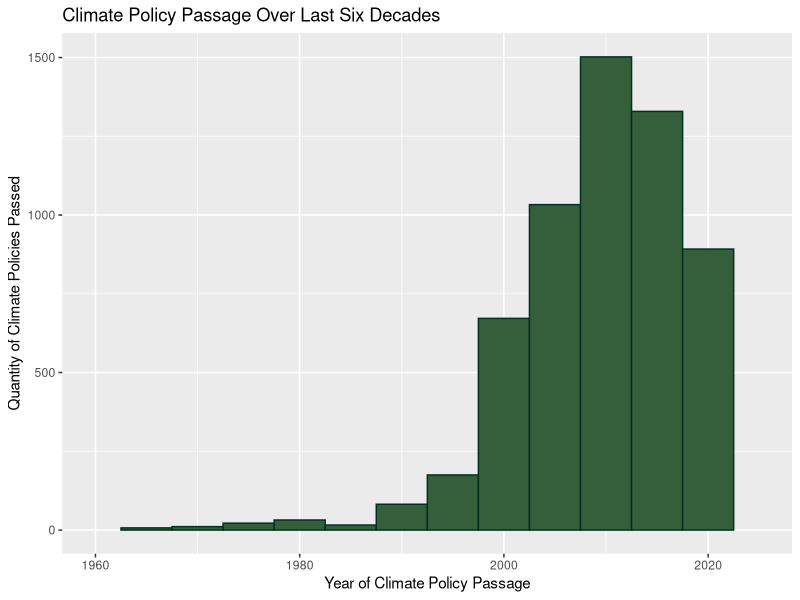
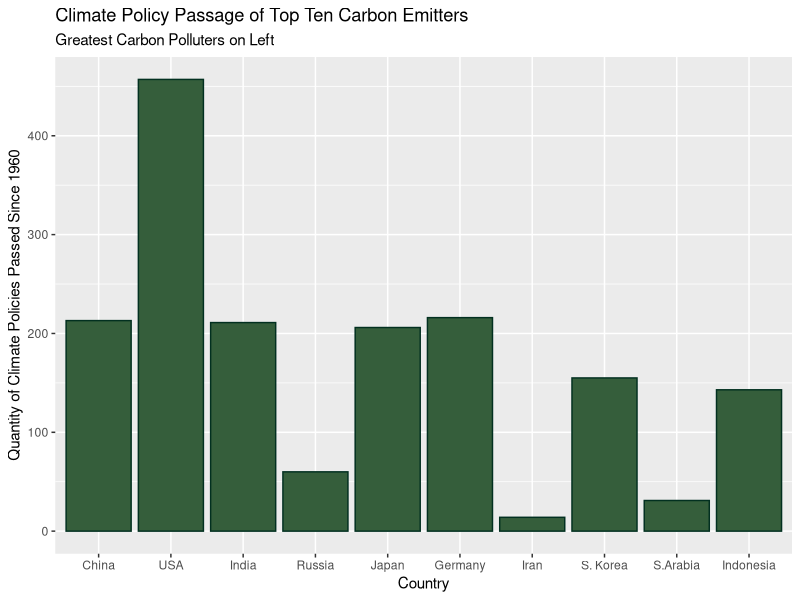
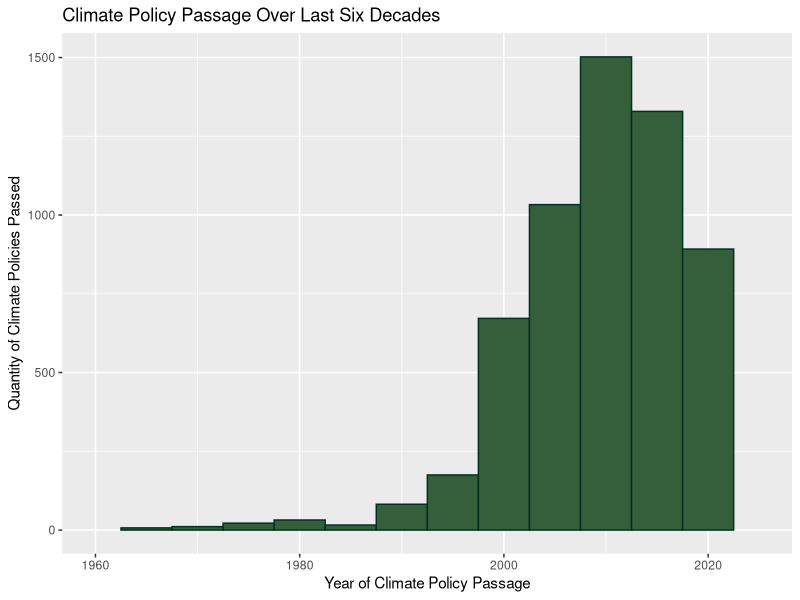
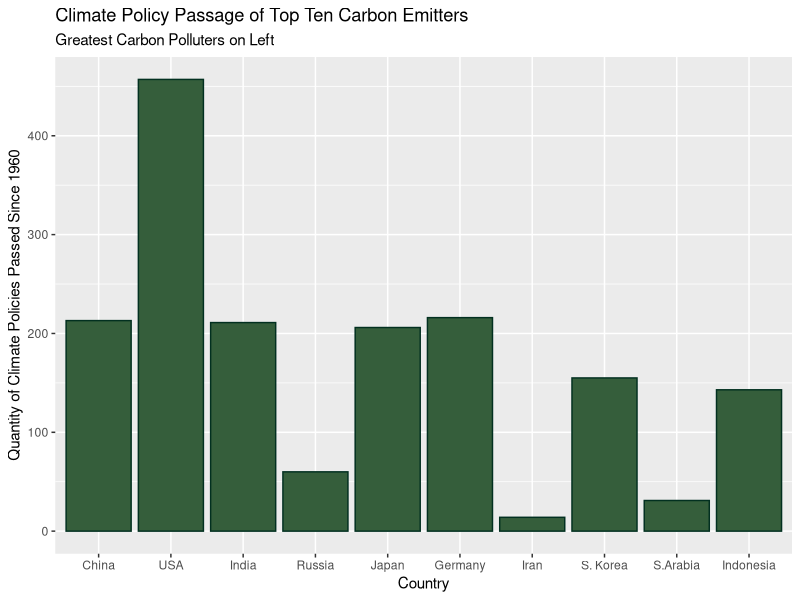

These figures' R source, in order:
## ---- chunk 1
options(width = 200)
library(dplyr)
library(ggplot2)
library(tidyverse)
## ---- chunk 2
policy_data_raw <- read_csv("data/policies.csv")

decisionDateHistogram <- ggplot(data = policy_data_raw, mapping = aes(x = decisionDate)) + xlim(1960, 2025) + geom_histogram(binwidth = 5, color = '#023020', fill = '#355e3b')  + xlab("Year of Climate Policy Passage") + ylab("Quantity of Climate Policies Passed") + ggtitle("Climate Policy Passage Over Last Six Decades")

policy_data_top_polluters <- policy_data_raw |>
  filter(country %in%  c("China", "United States of America", "India", "Russian Federation", "Japan", "Germany", "Iran", "Republic of Korea", "Saudi Arabia", "Indonesia"))

polluter_order <- c("China", "United States of America", "India", "Russian Federation", "Japan", "Germany", "Iran", "Republic of Korea", "Saudi Arabia", "Indonesia")

graph_country_names <- c("China", "USA", "India", "Russia", "Japan", "Germany", "Iran", "S. Korea", "S.Arabia", "Indonesia")

countryDistribution <- ggplot(data = policy_data_top_polluters, mapping = aes(x = factor(country, polluter_order))) + geom_bar(color = '#023020', fill = '#355e3b') + xlab("Country") + ylab("Quantity of Climate Policies Passed Since 1960") + ggtitle("Climate Policy Passage of Top Ten Carbon Emitters", subtitle = "Greatest Carbon Polluters on Left") + scale_x_discrete(limits = polluter_order) + scale_x_discrete(labels = graph_country_names)

decisionDateHistogram
countryDistribution
## ---- chunk 3
decisionDateHistogram
## ---- chunk 4
countryDistribution
